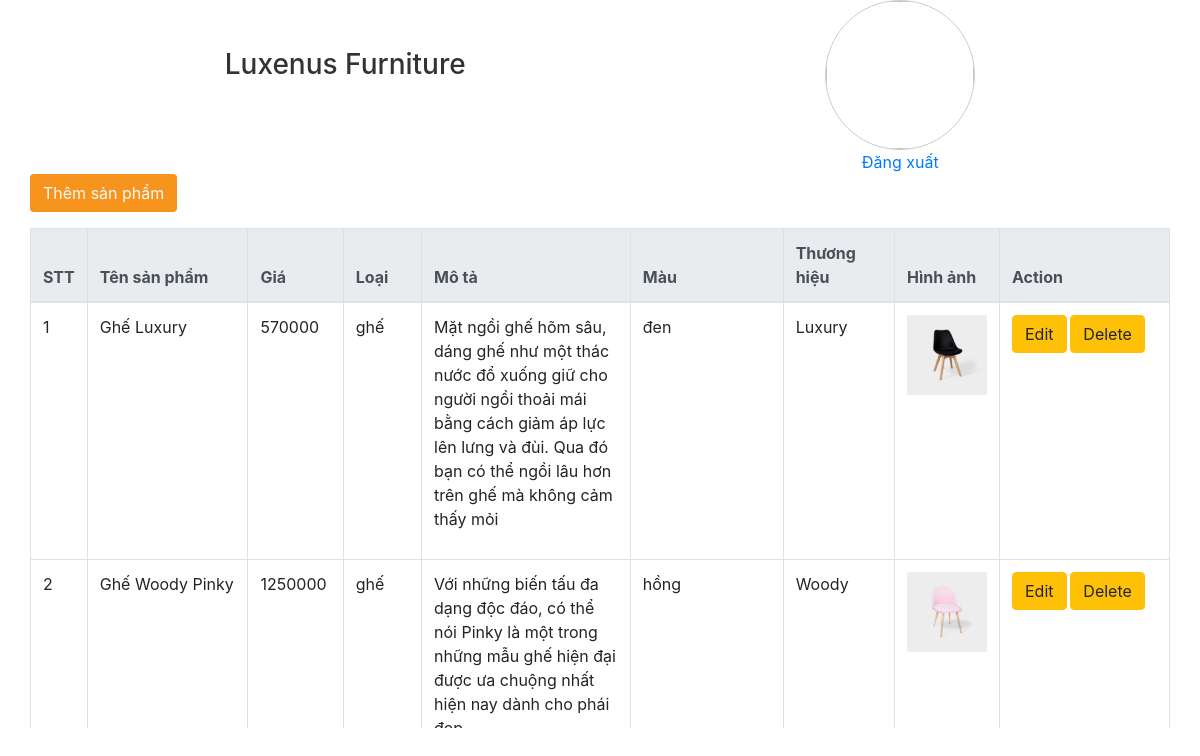
/admin/admin.php, run on the app's committed database.
### tables this page shows
CREATE TABLE `product` (
  `id` int(11) NOT NULL,
  `product_name` varchar(50) NOT NULL,
  `price` int(11) NOT NULL,
  `category_id` int(11) NOT NULL,
  `description` text NOT NULL,
  `color` varchar(30) NOT NULL,
  `brand` varchar(30) NOT NULL,
  `img` text NOT NULL
);

CREATE TABLE `category` (
  `id` int(11) NOT NULL,
  `category_name` varchar(20) DEFAULT NULL
);

### admin/handleFunction_admin_page.php (called while the page is built, shortened)
<?php
    function get_all_product(){
        include '../model/PDOconnect.php';
        $sql = "select * from category ct join product p on ct.id = p.category_id";
        $stmt = $conn -> prepare($sql);
        $stmt->execute();
        $result = $stmt -> fetchAll();
        return $result;
    }
?>

### admin/admin.php (the view, shortened to what this page needs)
<?php
    include './handleFunction_admin_page.php';
    $product = get_all_product();
?>
<!DOCTYPE html>
<html lang="en">
<head>
    <link rel="stylesheet" href="https://cdn.jsdelivr.net/npm/bootstrap@4.6.2/dist/css/bootstrap.min.css">
    <link rel="stylesheet" href="https://cdnjs.cloudflare.com/ajax/libs/font-awesome/5.15.4/css/all.min.css" />
    <link rel="stylesheet" href="css/style.css" type="text/css">
</head>
<body>
    <main class="container">
        <div class="top_container">
            <a id="back_to_home_admin" href="#">
                <h3 class="text-center mt-5">Luxenus Furniture</h3>
            </a>
            <div class="right_top_container">
                <div class="img_admin">
                    <img src="https://www.pngitem.com/pimgs/m/128-1280822_check-mark-box-clip-art-blue-admin-icon.png" alt="">
                </div>
                <a href="../controller/index.php?action=home">Đăng xuất</a>
            </div>
        </div>
        <div class="row">
            <button id="btn_add_admin" name="btn_add_product_admin" class="btn">
                <a href="./add_product.php" class="text-light" style="text-decoration:none">Thêm sản phẩm</a>
            </button>
        </div>
        <div class="row">
            <div class="col-sm-12 px-0 mt-3" style="    padding-left: 0!important;
                                                        height: 500px;
                                                        overflow-y: scroll;">
                <table class="table table-bordered">
                    <thead class="thead-light">
                        <tr>
                            <th scope="col">STT</th>
                            <th scope="col">Tên sản phẩm</th>
                            <th scope="col">Giá</th>
                            <th scope="col">Loại</th>
                            <th scope="col">Mô tả</th>
                            <th scope="col">Màu</th>
                            <th scope="col">Thương hiệu</th>
                            <th scope="col">Hình ảnh</th>
                            <th scope="col">Action</th>
                        </tr>
                    </thead>
                    <tbody id="tbody_admin">
                        <?php $stt = 1;foreach($product as $item){?>
                        <tr>
                            <td><?php echo $stt++;?></td>
                            <td><?php echo $item['product_name'];?></td>
                            <td><?php echo $item['price'];?></td>
                            <td><?php echo $item['category_name'];?></td>
                            <td style="width: 100px;">
                                <p><?php echo $item['description'];?></p>
                            </td>
                            <td><?php echo $item['color'];?></td>
                            <td><?php echo $item['brand'];?></td>
                            <td class="b-block"><img class="d-block" src="./upload/<?php echo $item['img']?>" alt=""></td>
                            <th style="width: 170px;">
                                <a href="./edit_product.php?id=<?php echo $item['id'];?>"><button class="btn btn-warning">Edit</button></a>
                                <a href="?delete_product&id=<?php echo $item['id']?>"><button class="btn btn-warning">Delete</button></a>
                            </th>
                        </tr>
                        <?php }?>
                    </tbody>
                </table>
            </div>
        </div>
    </main>
</body>
</html>

### admin/css/style.css (style rules this page uses)
#back_to_home_admin { color: #333; text-decoration: none; }
#btn_add_admin, #btn_add_product_add, #btn_edit_product_edit { background-color: rgb(247,148,29); color: #fff; }
#tbody_admin img { width: 80px; height: 80px; margin: 0 auto; }
.top_container { display: flex; justify-content: space-around; }
.right_top_container { display: flex; flex-direction: column; align-items: center; }
.img_admin { width: 150px; height: 150px; border-radius: 50%; overflow: hidden; border:1px solid #ccc; }
.img_admin img { width: 100%; height: 100%; object-fit: contain; }

### data on the page
product: product_name "Ghế Luxury", price "570000", category.category_name "ghế", description "Mặt ngồi ghế hõm sâu, dáng ghế như một thác nước đổ xuống giữ cho người ngồi thoải mái bằng cách giảm áp lực lên lưng và đùi. Qua đó bạn có thể ngồi lâu hơn trên ghế mà không cảm thấy mỏi", color "đen", brand "Luxury", img (picture)
product: product_name "Ghế Woody Pinky", price "1250000", category.category_name "ghế", description "Với những biến tấu đa dạng độc đáo, có thể nói Pinky là một trong những mẫu ghế hiện đại được ưa chuộng nhất hiện nay dành cho phái…", color "hồng", brand "Woody", img (picture)
